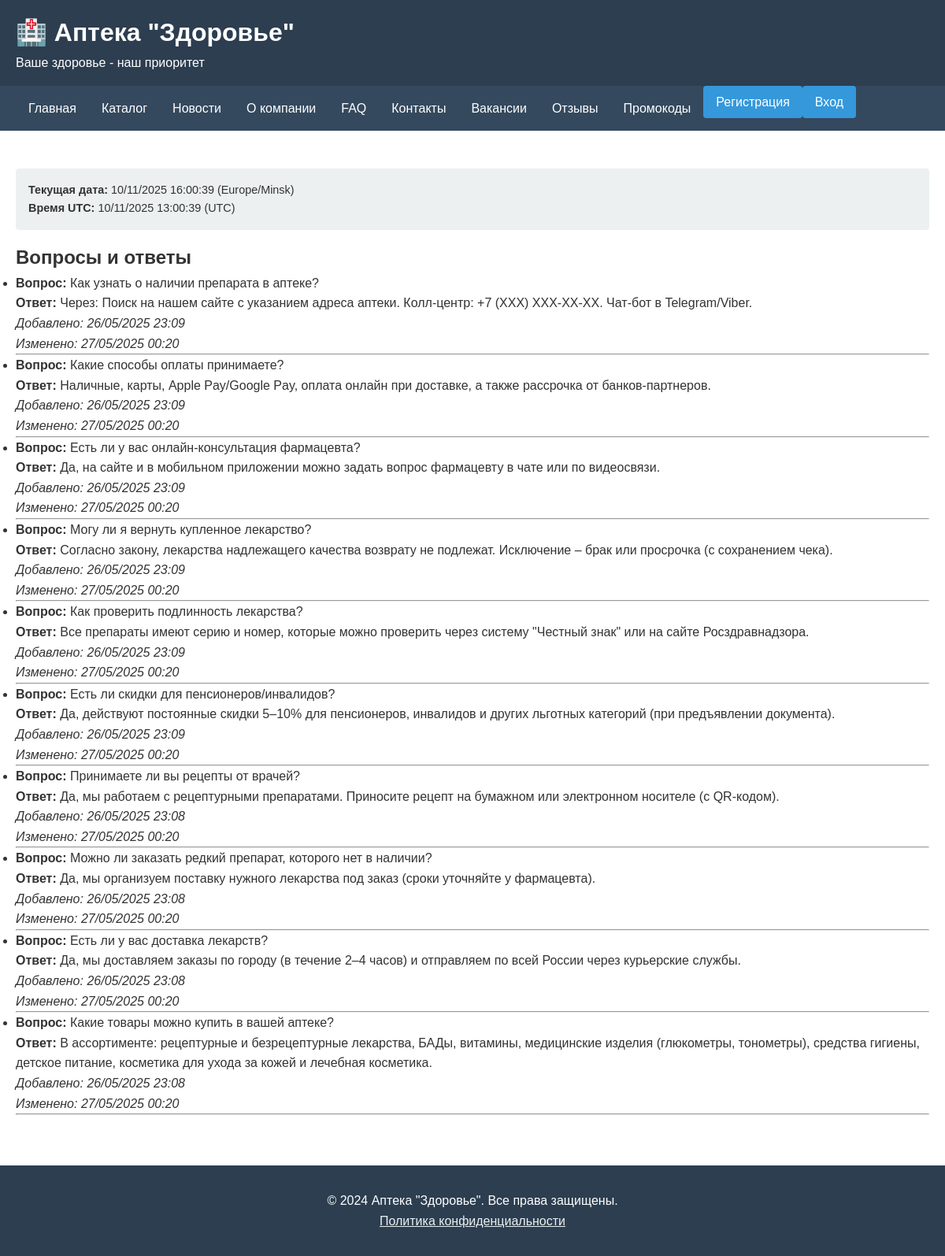
Screenshot of /faq/ with the database file from the repository.
### core/models.py (models this page shows, shortened)
class FAQ(models.Model):
    question = models.CharField(max_length=255, verbose_name='Вопрос')
    answer = models.TextField(verbose_name='Ответ')
    created_at = models.DateTimeField(auto_now_add=True, verbose_name='Дата добавления')
    updated_at = models.DateTimeField(auto_now=True, verbose_name='Дата изменения')

### core/views.py (the view)
# urls.py: path('faq/', faq_list, name='faq'),
def faq_list(request):
    faqs = FAQ.objects.all().order_by('-created_at')
    now = timezone.localtime(timezone.now())
    now_utc = timezone.now().astimezone(datetime.timezone.utc)
    now_utc_minus3 = now_utc - datetime.timedelta(hours=3)
    return render(request, 'core/faq_list.html', {
        'faqs': faqs,
        'now': now,
        'now_utc': now_utc,
        'now_utc_minus3': now_utc_minus3,
        'TIME_ZONE': timezone.get_current_timezone_name(),
    })

### core/templates/core/faq_list.html (shortened to what this page needs)
{% extends "core/base.html" %}
{% block content %}
<h2>Вопросы и ответы</h2>
<ul>
    {% for faq in faqs %}
        <li>
            <strong>Вопрос:</strong> {{ faq.question }}<br>
            <strong>Ответ:</strong> {{ faq.answer }}<br>
            <em>Добавлено: {{ faq.created_at|date:"d/m/Y H:i" }}</em>
            <br>
            <em>Изменено: {{ faq.updated_at|date:"d/m/Y H:i" }}</em>
            <hr>
        </li>
    {% empty %}
        <li>Нет вопросов.</li>
    {% endfor %}
</ul>
{% endblock %}

### core/templates/core/base.html (style rules this page uses)
* { margin: 0; padding: 0; box-sizing: border-box; }
body { font-family: Arial, sans-serif; line-height: 1.6; color: #333; }

### rows the page displays
FAQ: question "Как узнать о наличии препарата в аптеке?", answer "Через: Поиск на нашем сайте с указанием адреса аптеки. Колл-центр: +7 (XXX) XXX-XX-XX. Чат-бот в Telegram/Viber.", created_at "26/05/2025 23:09", updated_at "27/05/2025 00:20"
FAQ: question "Какие способы оплаты принимаете?", answer "Наличные, карты, Apple Pay/Google Pay, оплата онлайн при доставке, а также рассрочка от банков-партнеров.", created_at "26/05/2025 23:09", updated_at "27/05/2025 00:20"
FAQ: question "Есть ли у вас онлайн-консультация фармацевта?", answer "Да, на сайте и в мобильном приложении можно задать вопрос фармацевту в чате или по видеосвязи.", created_at "26/05/2025 23:09", updated_at "27/05/2025 00:20"
FAQ: question "Могу ли я вернуть купленное лекарство?", answer "Согласно закону, лекарства надлежащего качества возврату не подлежат. Исключение – брак или просрочка (с сохранением чека).", created_at "26/05/2025 23:09", updated_at "27/05/2025 00:20"
FAQ: question "Как проверить подлинность лекарства?", answer "Все препараты имеют серию и номер, которые можно проверить через систему \"Честный знак\" или на сайте Росздравнадзора.", created_at "26/05/2025 23:09", updated_at "27/05/2025 00:20"
FAQ: question "Есть ли скидки для пенсионеров/инвалидов?", answer "Да, действуют постоянные скидки 5–10% для пенсионеров, инвалидов и других льготных категорий (при предъявлении документа).", created_at "26/05/2025 23:09", updated_at "27/05/2025 00:20"
FAQ: question "Принимаете ли вы рецепты от врачей?", answer "Да, мы работаем с рецептурными препаратами. Приносите рецепт на бумажном или электронном носителе (с QR-кодом).", created_at "26/05/2025 23:08", updated_at "27/05/2025 00:20"
FAQ: question "Можно ли заказать редкий препарат, которого нет в наличии?", answer "Да, мы организуем поставку нужного лекарства под заказ (сроки уточняйте у фармацевта).", created_at "26/05/2025 23:08", updated_at "27/05/2025 00:20"
FAQ: question "Есть ли у вас доставка лекарств?", answer "Да, мы доставляем заказы по городу (в течение 2–4 часов) и отправляем по всей России через курьерские службы.", created_at "26/05/2025 23:08", updated_at "27/05/2025 00:20"
FAQ: question "Какие товары можно купить в вашей аптеке?", answer "В ассортименте: рецептурные и безрецептурные лекарства, БАДы, витамины, медицинские изделия (глюкометры, тонометры), средства гигиены, детское питание, косметика для ухода за кожей и лечебная косметика.", created_at "26/05/2025 23:08", updated_at "27/05/2025 00:20"

### other values shown
{{ now|date:"d/m/Y H:i:s" }} "10/11/2025 16:00:39"
{{ TIME_ZONE }} "Europe/Minsk"
{{ now_utc_minus3|date:"d/m/Y H:i:s" }} "10/11/2025 13:00:39"
